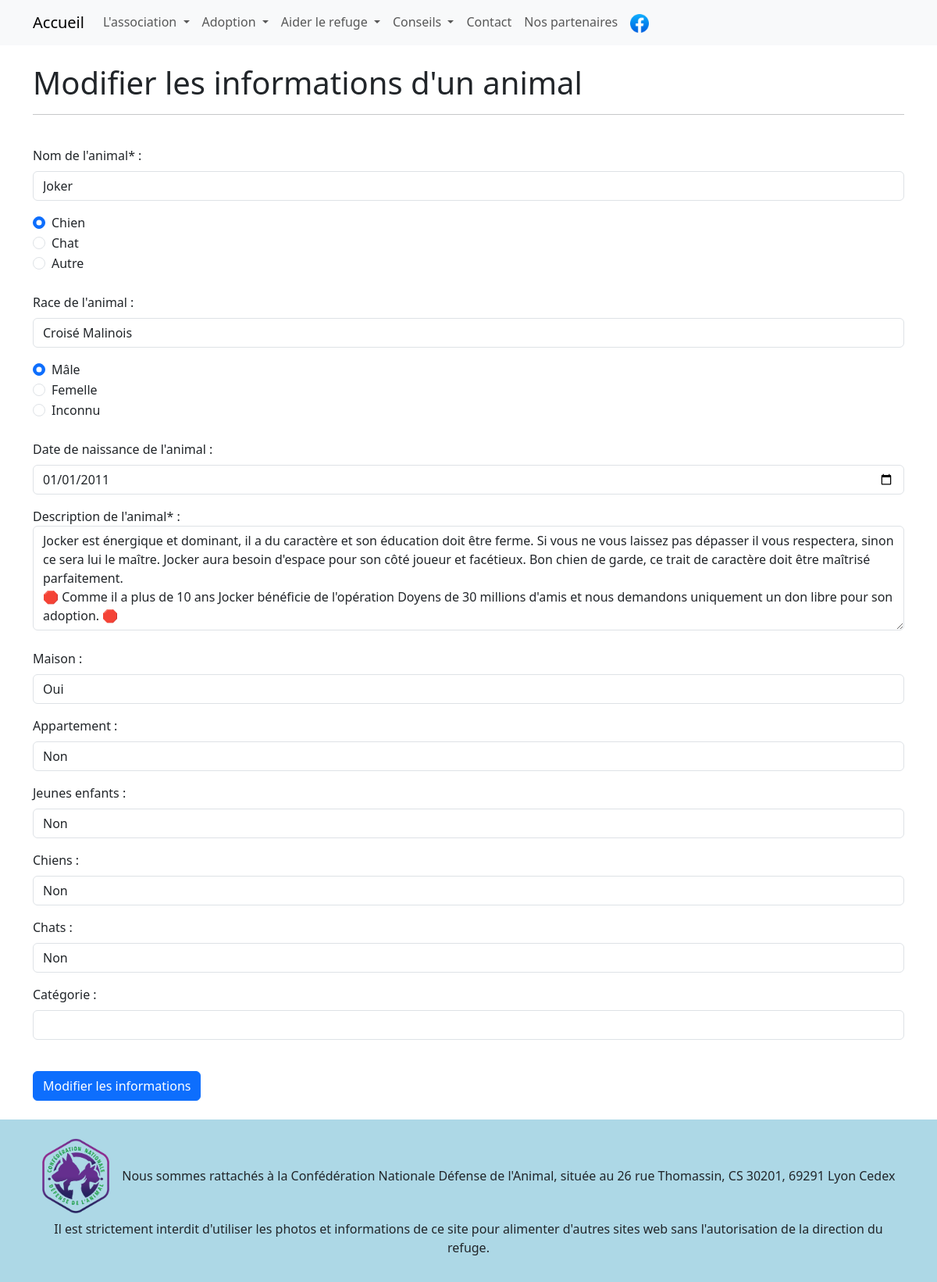
The page /modif-animal.php?id=26 on the database as committed earlier.
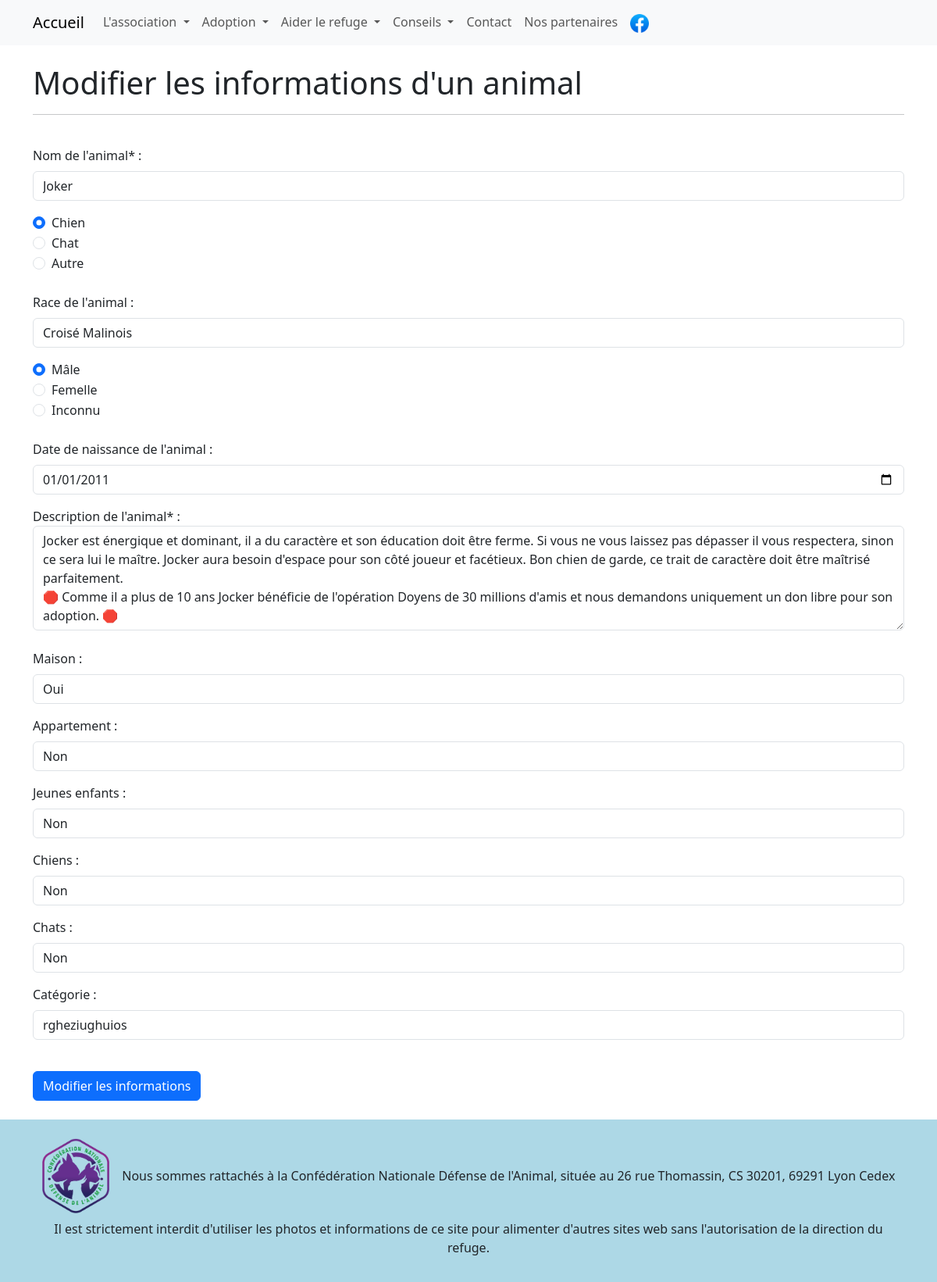
The same page on the database as committed later.
### tables this page shows
CREATE TABLE `animals` (
  `id` int NOT NULL,
  `name` varchar(255) NOT NULL,
  `animal_type` varchar(255) NOT NULL,
  `animal_race` varchar(255) DEFAULT NULL,
  `mfi` tinyint UNSIGNED NOT NULL,
  `birthdate` date DEFAULT NULL,
  `file_name` varchar(255) NOT NULL,
  `description` blob NOT NULL,
  `maison` varchar(255) DEFAULT NULL,
  `appartement` varchar(255) DEFAULT NULL,
  `enfants` varchar(255) DEFAULT NULL,
  `chiens` varchar(255) DEFAULT NULL,
  `chats` varchar(255) DEFAULT NULL,
  `categorie` varchar(255) DEFAULT NULL
);

### modif-animal.php (the view, shortened to what the changed rows need)
<?php
require('appelEtPost/dbconnect.php');
$animal = $bdd->query("SELECT * FROM animals WHERE animals.id = {$_GET['id']}");
$donneesAnimal = $animal->fetchall(PDO::FETCH_ASSOC);
?>
<!DOCTYPE html>
<html lang="en">
<head>
<?php require('commun/header.php'); ?>
    <main>
        <div class="container">
        <h1>Modifier les informations d'un animal</h1><hr><br>
            <form action="appelEtPost/postModif-animal.php" method="post">
                <div class="mb-3">
                    <label for="animal_name" class="form-label">Nom de l'animal* :</label>
                    <input type="text" name="animal_name" id="animal_name" class="form-control" value="<?=$donneesAnimal[0]["name"]?>" required>
                </div>
                <div class="form-check">
                <input class="form-check-input" type="radio" name="animal_type" id="flexRadioDefault1" value="chien" <?php if ($donneesAnimal[0]["animal_type"] == 'chien') {echo('checked');} ?> required>
                <label class="form-check-label" for="flexRadioDefault1">
                    Chien
                </label>
                </div>
                <div class="form-check">
                <input class="form-check-input" type="radio" name="animal_type" id="flexRadioDefault1" value="chat" <?php if ($donneesAnimal[0]["animal_type"] == 'chat') {echo('checked');} ?> required>
                <label class="form-check-label" for="flexRadioDefault1">
                    Chat
                </label>
                </div>
                <div class="form-check">
                <input class="form-check-input" type="radio" name="animal_type" id="flexRadioDefault1" value="autre" <?php if ($donneesAnimal[0]["animal_type"] == 'autre') {echo('checked');} ?> required>
                <label class="form-check-label" for="flexRadioDefault1">
                    Autre
                </label>
                </div>
                <br>
                <div class="mb-3">
                    <label for="animal_race" class="form-label">Race de l'animal :</label>
                    <input type="text" name="animal_race" id="animal_race" class="form-control" <?php if ($donneesAnimal[0]["animal_race"]) {echo('value="'.$donneesAnimal[0]["animal_race"].'"');} ?>>
                </div>
                <div class="form-check">
                <input class="form-check-input" type="radio" name="animal_mfi" id="flexRadioDefault1" value="1" <?php if ($donneesAnimal[0]["mfi"] == 1) {echo('checked');} ?> required>
                <label class="form-check-label" for="flexRadioDefault1">
                    Mâle
                </label>
                </div>
                <div class="form-check">
                <input class="form-check-input" type="radio" name="animal_mfi" id="flexRadioDefault1" value="2" <?php if ($donneesAnimal[0]["mfi"] == 2) {echo('checked');} ?> required>
                <label class="form-check-label" for="flexRadioDefault1">
                    Femelle
                </label>
                </div>
                <div class="form-check">
                <input class="form-check-input" type="radio" name="animal_mfi" id="flexRadioDefault1" value="3" <?php if ($donneesAnimal[0]["mfi"] == 3) {echo('checked');} ?> required>
                <label class="form-check-label" for="flexRadioDefault1">
                    Inconnu
                </label>
                </div>
                <br>
                <div class="mb-3">
                    <label for="animal_birthdate" class="form-label">Date de naissance de l'animal :</label>
                    <input type="date" name="animal_birthdate" id="animal_birthdate" class="form-control" <?php if ($donneesAnimal[0]["birthdate"]) {echo('value="'.$donneesAnimal[0]["birthdate"].'"');} ?>>
                </div>
                <div class="form-group">
                    <label for="animal_description">Description de l'animal* :</label>
                    <textarea class="form-control" name="animal_description" id="animal_description" rows="5" required><?= $donneesAnimal[0]["description"] ?></textarea>
                </div>
                <br>
                <div class="mb-3">
                    <label for="animal_maison" class="form-label">Maison :</label>
                    <input type="text" name="animal_maison" id="animal_maison" class="form-control" <?php if ($donneesAnimal[0]["maison"]) {echo('value="'.$donneesAnimal[0]["maison"].'"');} ?>>
                </div>
                <div class="mb-3">
                    <label for="animal_appartement" class="form-label">Appartement :</label>
                    <input type="text" name="animal_appartement" id="animal_appartement" class="form-control" <?php if ($donneesAnimal[0]["appartement"]) {echo('value="'.$donneesAnimal[0]["appartement"].'"');} ?>>
                </div>
                <div class="mb-3">
                    <label for="animal_enfants" class="form-label">Jeunes enfants :</label>
                    <input type="text" name="animal_enfants" id="animal_enfants" class="form-control" <?php if ($donneesAnimal[0]["enfants"]) {echo('value="'.$donneesAnimal[0]["enfants"].'"');} ?>>
                </div>
                <div class="mb-3">
                    <label for="animal_chiens" class="form-label">Chiens :</label>
                    <input type="text" name="animal_chiens" id="animal_chiens" class="form-control" <?php if ($donneesAnimal[0]["chiens"]) {echo('value="'.$donneesAnimal[0]["chiens"].'"');} ?>>
                </div>
                <div class="mb-3">
                    <label for="animal_chats" class="form-label">Chats :</label>
                    <input type="text" name="animal_chats" id="animal_chats" class="form-control" <?php if ($donneesAnimal[0]["chats"]) {echo('value="'.$donneesAnimal[0]["chats"].'"');} ?>>
                </div>
                <div class="mb-3">
                    <label for="animal_categorie" class="form-label">Catégorie :</label>
                    <input type="text" name="animal_categorie" id="animal_categorie" class="form-control"  <?php if ($donneesAnimal[0]["categorie"]) {echo('value="'.$donneesAnimal[0]["categorie"].'"');} ?>>
                </div>
                <br>
            </form>
        </div>
    </main>
<?php
require('commun/footer.php');
?>

Rows that differ between the two databases and show on the page:
changed animals "Joker": animal_categorie (not shown) → "rgheziughuios"
